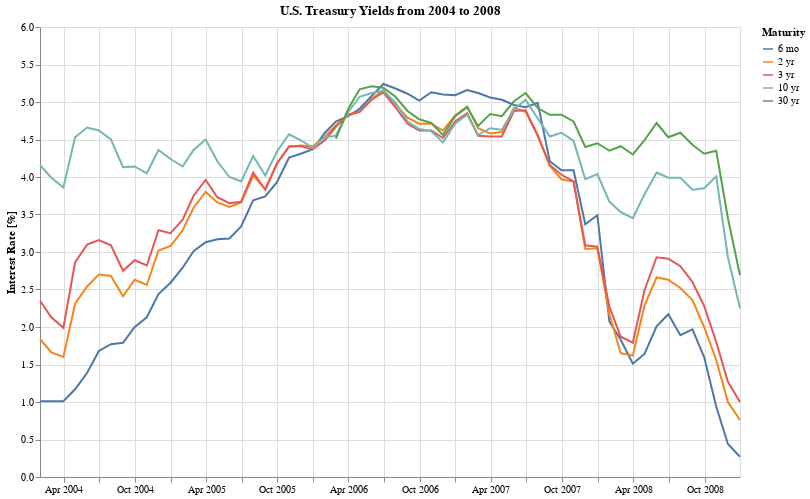

The code cell stored with this chart in its notebook:
### Markdown cell above
## How did that chart look for the 4 years before 2008?

### Code cell
years = range(2004, 2009)
fields = ['Date', '6 mo', '2 yr', '3 yr', '10 yr', '30 yr']

dfm2 = fetchTsRates(years)[fields].melt(id_vars='Date', var_name='Maturity')

alt.Chart(dfm2).mark_line().encode(
    alt.X('Date:T', axis=alt.Axis(title='', format='%b %Y')),
    alt.Y('value:Q',
          axis=alt.Axis(title='Interest Rate [%]'),
          scale=alt.Scale(domain=[np.floor(dfm2['value'].apply(float).min()), np.ceil(dfm2['value'].apply(float).max())])),
    alt.Color('Maturity:N', sort=fields[1:]),
    tooltip=[alt.Tooltip('Date:T', format='%b %Y'), alt.Tooltip('Maturity:N'), alt.Tooltip('value:Q')]
).properties(
    title='U.S. Treasury Yields from {y1} to {y2}'.format(y1=min(years), y2=max(years)),
    height=450,
    width=700,
    background='white'
)

### Figure 1 — Vega-Lite specification as saved in the notebook (floating-point values rounded to 4 significant figures; data arrays with more than 128 entries replaced by an {"elided": "..."} marker saying what was removed)
{"config": {"view": {"continuousWidth": 400, "continuousHeight": 300}}, "data": {"name": "data-3cbb157bf27043d361a89eb429ccc699"}, "mark": "line", "background": "white", "encoding": {"color": {"type": "nominal", "field": "Maturity", "sort": ["6 mo", "2 yr", "3 yr", "10 yr", "30 yr"]}, "tooltip": [{"type": "temporal", "field": "Date", "format": "%b %Y"}, {"type": "nominal", "field": "Maturity"}, {"type": "quantitative", "field": "value"}], "x": {"type": "temporal", "axis": {"format": "%b %Y", "title": ""}, "field": "Date"}, "y": {"type": "quantitative", "axis": {"title": "Interest Rate [%]"}, "field": "value", "scale": {"domain": [0.0, 6.0]}}}, "height": 450, "title": "U.S. Treasury Yields from 2004 to 2008", "width": 700, "$schema": "https://vega.github.io/schema/vega-lite/v4.8.1.json", "datasets": {"data-3cbb157bf27043d361a89eb429ccc699": {"elided": "300 records"}}}
